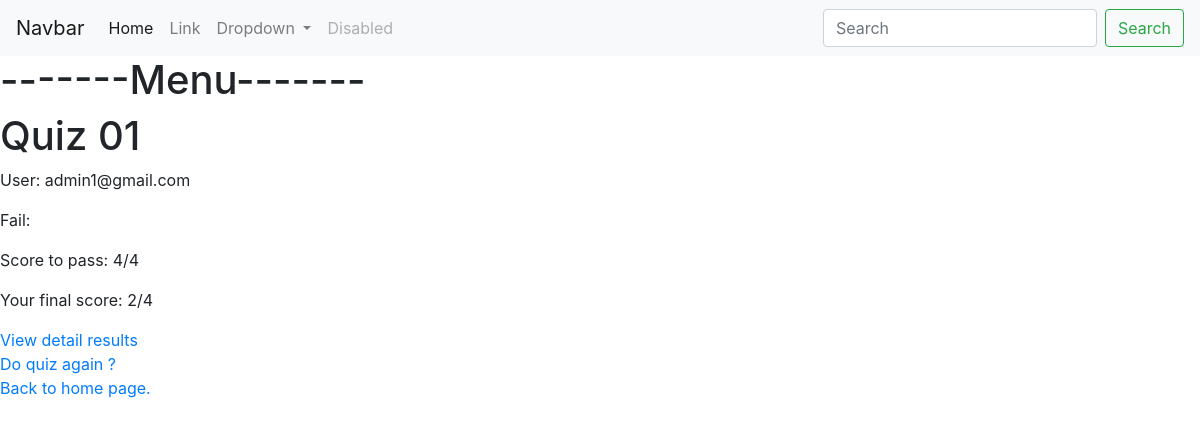
Screenshot of /result/70 with the database file from the repository.
### quiz/models.py (models this page shows, shortened)
class BaseModel(models.Model):
    class Meta:
        abstract = True
    created = models.DateTimeField(auto_now_add=True)
    modified = models.DateTimeField(auto_now=True)

class Result(BaseModel):
    id = models.AutoField(primary_key = True)
    final_score = models.IntegerField(_('Final Score'))
    quiz = models.ForeignKey("Quiz",on_delete=models.DO_NOTHING)
    user = models.ForeignKey("User", on_delete=models.CASCADE)
    class Meta:
        verbose_name = _('Result')
        verbose_name_plural = _('Results')

class Quiz(BaseModel):
    id = models.AutoField(primary_key=True)
    category = models.ForeignKey("Category", on_delete=models.DO_NOTHING)
    title = models.CharField(_('Title'), max_length=255)
    max_time = models.IntegerField(_('Max Time'), help_text='minutes')
    score_to_pass = models.IntegerField(_("Score to pass"))
    LEVEL_CHOICES = [
        ('N', 'Newbie'),
        ('F', 'Fresher'),
        ('M', 'Middle'),
        ('S', 'Senior'),
    ]
    level = models.CharField(max_length=6, choices= LEVEL_CHOICES, default='M')
    @property
    def total_score(self):
        questions = self.question_set.all()
        total = 0
        for question in questions:
            total = total + question.score
        return total
    class Meta:
        verbose_name = _('Quiz')
        verbose_name_plural = _('Quiz')

class User(AbstractUser, BaseModel):
    id = models.AutoField(primary_key = True)
    username = models.EmailField(
        max_length=255,
        unique=True,
        help_text='Required. Email only.',
    )
    is_manager_admin = models.BooleanField(default=False)

class Question(BaseModel):
    id = models.AutoField(primary_key=True)
    title = models.CharField(_('Title'), max_length=255, null = True, blank = True)
    content = models.TextField(_('Content'))
    score = models.IntegerField()
    quiz = models.ForeignKey("Quiz", on_delete=models.DO_NOTHING)
    TYPE = (
        (0, _('Multiple Choice')),
        (1, _('Free Text')),
    )
    technique = models.IntegerField(
        choices=TYPE, default=0, verbose_name=_("Type of Question"))
    class Meta:
        verbose_name = _('Question')
        verbose_name_plural = _('Questions')

### quiz/views/contest.py (the view)
# urls.py: path('result/<int:result_id>',contest.show_results, name='results'),
def show_results(request, result_id):
    result = Result.objects.get(id = result_id)
    quiz = result.quiz
    context = {
        'result':result,
        'quiz':quiz
    }
    return render(request, 'contest/contest_results.html', context = context )

### quiz/templates/contest/contest_results.html (shortened to what this page needs)
{% extends "base_generic.html" %}
{% block content %}
  <h1>{{result.quiz.title}}</h1>
  <p>User: {{result.user.username}}</p>
  {% if result.final_score < result.quiz.score_to_pass %}
    <p>Fail: </p>
  {% else %}
    <p>Success: </p>
  {% endif %}
  <p>Score to pass: {{result.quiz.score_to_pass}}/{{result.quiz.total_score}}</p>
  <p>Your final score: {{result.final_score}}/{{result.quiz.total_score}}</p>
  <a href="{% url 'detail-result' result.id %}">View detail results</a>
  <br>
  <a href="{% url 'quiz-confirm' quiz.category.id quiz.id%}">Do quiz again ?</a>
  <br>
  <a href="{% url 'index' %}">Back to home page.</a>
{% endblock content %}

### rows the page displays
Result: quiz "Quiz 01", user.username "admin1@gmail.com", quiz.score_to_pass "4", quiz.total_score "4", final_score "2"
